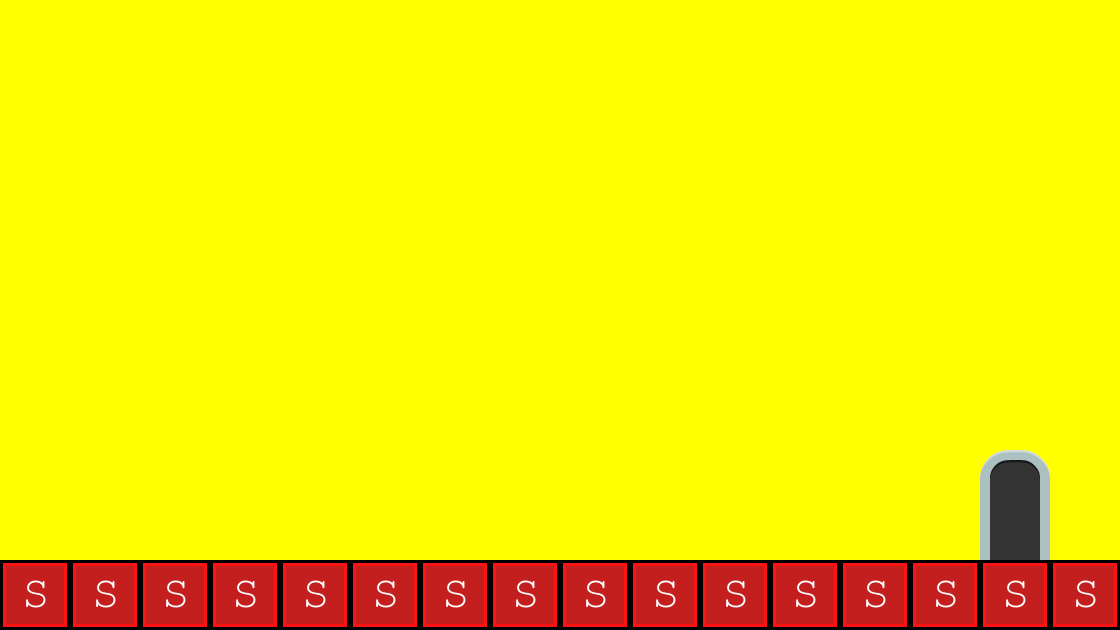

Tiled map render using the project's own tile images. Description and the map definition, with tile-layer contents summarised, below:
An orthogonal 16x9 tile map with 70x70 px tiles, 2 tile layers (background, collision), 2 tilesets and 1 object (levelTrigger).

<map version="1.0" orientation="orthogonal" width="16" height="9" tilewidth="70" tileheight="70" backgroundcolor="#ffff00">
 <tileset firstgid="1" name="background-tiles" tilewidth="70" tileheight="70">
  <image source="../img/background-tiles.png" width="910" height="910" />
 </tileset>
 <tileset firstgid="170" name="meta-tiles" tilewidth="70" tileheight="70">
  <image source="../img/meta-tiles.png" width="350" height="70" />
  <tile id="4">
   <properties>
    <property name="type" value="solid" />
   </properties>
  </tile>
 </tileset>
 <layer name="background" width="16" height="9">
  <data>[144 cells, 18 non-empty, 3 distinct tile ids]</data>
 </layer>
 <objectgroup name="trigger-entities" width="16" height="9">
  <object name="levelTrigger" x="983" y="421" width="66" height="137">
   <properties>
    <property name="level" value="level02" />
    <property name="xSpawn" value="0" />
    <property name="ySpawn" value="0" />
   </properties>
  </object>
 </objectgroup>
 <layer name="collision" width="16" height="9">
  <data>[144 cells, 16 non-empty, 1 distinct tile ids]</data>
 </layer>
</map>
